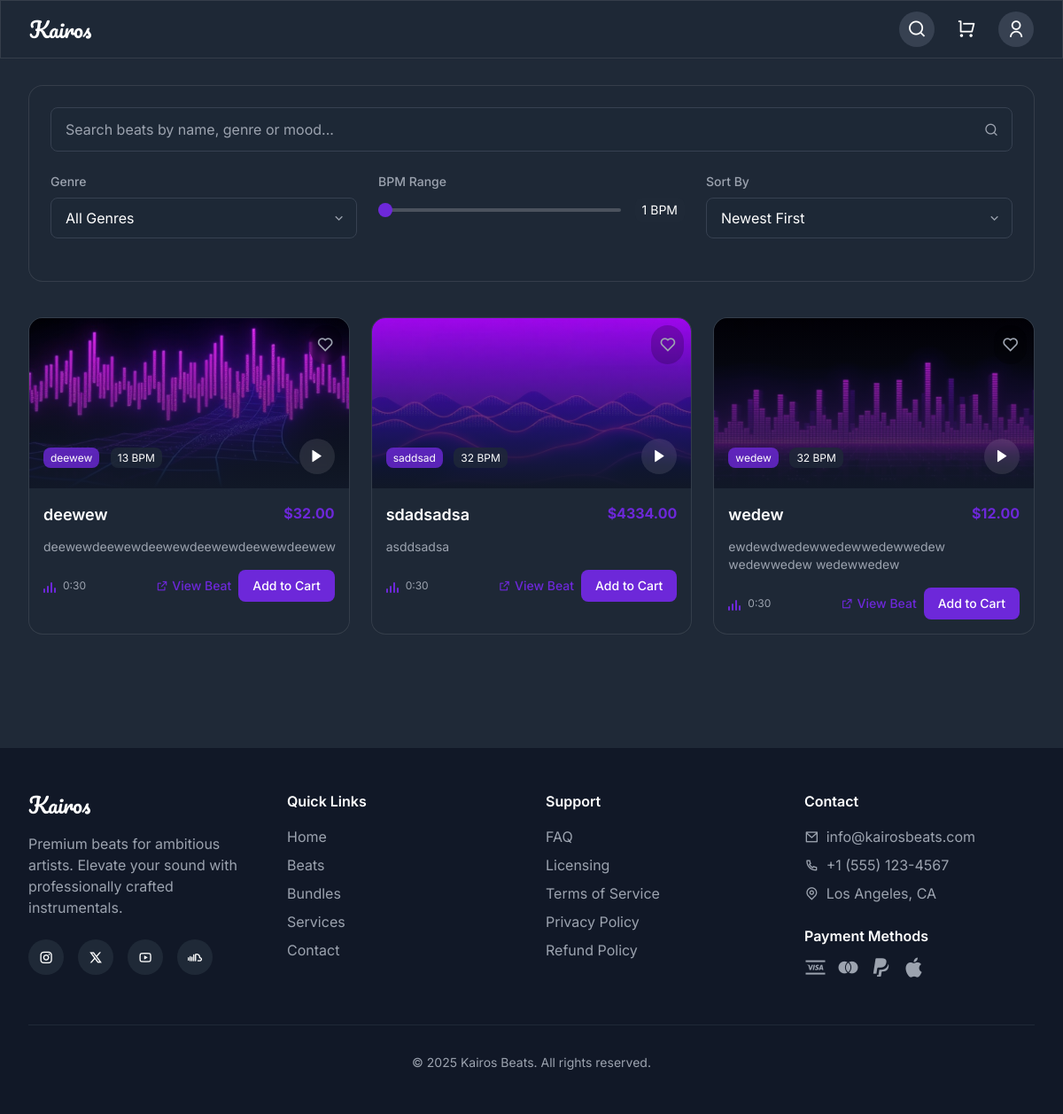
The app's page /beats/ with its own data.
### store/models.py (models this page shows, shortened)
class Beat(models.Model):
    title = models.CharField(max_length=200)
    description = models.TextField()
    genre = models.CharField(max_length=100)
    bpm = models.IntegerField()
    price = models.DecimalField(max_digits=10, decimal_places=2)
    image = models.ImageField(upload_to='beats/images/', null=True, blank=True)
    sample_audio = models.FileField(upload_to='beats/samples/', help_text='30-second sample preview')
    full_audio = models.FileField(upload_to='beats/full/', help_text='Full track for purchase')
    is_featured = models.BooleanField(default=False)
    is_new_release = models.BooleanField(default=False)
    is_active = models.BooleanField(default=True)
    created_at = models.DateTimeField(auto_now_add=True)
    updated_at = models.DateTimeField(auto_now=True)
    _user = None
    class Meta:
        ordering = ['-created_at']
    def get_image_url(self):
        if self.image:
            return self.image.url
        return '/static/images/default-beat.jpg'
    def get_sample_url(self):
        if self.sample_audio:
            return self.sample_audio.url
        return None
    @property
    def is_purchased(self):
        if not self._user or not self._user.is_authenticated:
            return False
        return OrderItem.objects.filter(
            order__user=self._user,
            beat=self,
            order__status='completed'
        ).exists()
    @property
    def is_favorite(self):
        if not self._user or not self._user.is_authenticated:
            return False
        return Favorite.objects.filter(
            user=self._user,
            beat=self
        ).exists()

### store/views.py (the view)
# urls.py: path('beats/', views.beats, name='beats'),
def beats(request):
    search_query = request.GET.get('search', '')
    genre = request.GET.get('genre', '')
    bpm_min = request.GET.get('bpm_min', '')
    bpm_max = request.GET.get('bpm_max', '')
    sort_by = request.GET.get('sort', '-created_at')
    beats = Beat.objects.filter(is_active=True)
    if search_query:
        beats = beats.filter(
            Q(title__icontains=search_query) |
            Q(genre__icontains=search_query) |
            Q(description__icontains=search_query)
        )
    if genre:
        beats = beats.filter(genre=genre)
    if bpm_min:
        beats = beats.filter(bpm__gte=bpm_min)
    if bpm_max:
        beats = beats.filter(bpm__lte=bpm_max)
    if sort_by == 'price_asc':
        beats = beats.order_by('price')
    elif sort_by == 'price_desc':
        beats = beats.order_by('-price')
    elif sort_by == 'bpm_asc':
        beats = beats.order_by('bpm')
    elif sort_by == 'bpm_desc':
        beats = beats.order_by('-bpm')
    else:  # Default to newest first
        beats = beats.order_by('-created_at')
    genres = Beat.objects.filter(is_active=True).values_list('genre', flat=True).distinct()
    bundles = Bundle.objects.filter(
        is_active=True,
        image__isnull=False
    ).order_by('-created_at')
    context = {
        'beats': beats,
        'genres': genres,
        'search_query': search_query,
        'selected_genre': genre,
        'bpm_min': bpm_min,
        'bpm_max': bpm_max,
        'sort_by': sort_by,
        'bundles': bundles,
    }
    return render(request, 'beats.html', context)

### templates/beats.html (shortened to what this page needs)
{% extends 'base.html' %}
{% load static %}
{% block content %}
<main class="pt-24 pb-32">
  <section class="max-w-7xl mx-auto px-4 sm:px-6 lg:px-8 mb-10">
    <div class="glass rounded-lg p-6">
      <form action="{% url 'store:beats' %}" method="get" class="mb-6">
        <div class="relative">
          <input
            type="text"
            name="search"
            placeholder="Search beats by name, genre or mood..."
            class="w-full bg-gray-800/50 border border-gray-700 text-white px-4 py-3 pr-10 rounded focus:outline-none focus:ring-2 focus:ring-primary focus:border-transparent"
            value="{{ search_query }}"
          >
          <button type="submit" class="absolute right-3 top-1/2 transform -translate-y-1/2 w-6 h-6 flex items-center justify-center">
            <i class="ri-search-line text-gray-400"></i>
          </button>
        </div>
      </form>
      <div class="grid grid-cols-1 md:grid-cols-3 gap-6">
        <div>
          <label class="block text-sm font-medium text-gray-400 mb-2">Genre</label>
          <div class="relative">
            <select
              id="genreSelect"
              class="w-full bg-gray-800/50 border border-gray-700 text-white px-4 py-2.5 rounded appearance-none focus:outline-none focus:ring-2 focus:ring-primary"
            >
              <option value="">All Genres</option>
            </select>
            <div class="absolute right-3 top-1/2 transform -translate-y-1/2 pointer-events-none">
              <i class="ri-arrow-down-s-line text-gray-400"></i>
            </div>
          </div>
        </div>
        <div>
          <label class="block text-sm font-medium text-gray-400 mb-2">BPM Range</label>
          <div class="flex items-center gap-4">
            <input
              type="range"
              id="bpmRange"
              min="1"
              max="200"
              value="{{ bpm_min|default:'1' }}"
              class="bpm-range flex-grow"
            >
            <span id="bpmValue" class="text-white bg-gray-800 px-2 py-1 rounded text-sm">{{ bpm_min|default:'1' }} BPM</span>
          </div>
        </div>
        <div>
          <label class="block text-sm font-medium text-gray-400 mb-2">Sort By</label>
          <div class="relative">
            <select
              id="sortSelect"
              class="w-full bg-gray-800/50 border border-gray-700 text-white px-4 py-2.5 rounded appearance-none focus:outline-none focus:ring-2 focus:ring-primary"
            >
              <option value="-created_at" {% if sort_by == '-created_at' %}selected{% endif %}>Newest First</option>
            </select>
            <div class="absolute right-3 top-1/2 transform -translate-y-1/2 pointer-events-none">
              <i class="ri-arrow-down-s-line text-gray-400"></i>
            </div>
          </div>
        </div>
      </div>
    </div>
  </section>
  <section class="max-w-7xl mx-auto px-4 sm:px-6 lg:px-8">
    <div id="beatsGrid" class="grid grid-cols-1 md:grid-cols-2 lg:grid-cols-3 gap-6">
      {% for beat in beats %}
        {% include 'components/beat_card.html' with beat=beat %}
      {% endfor %}
    </div>
  </section>
</main>
{% endblock %}

### templates/components/beat_card.html
{% load static %}
<div class="glass-card rounded-lg overflow-hidden" data-beat-id="{{ beat.id }}">
  <div class="relative h-48 bg-gray-800">
    <a href="{% url 'store:beat_detail' beat.id %}" class="block w-full h-full">
      <img src="{{ beat.get_image_url }}" alt="{{ beat.title }}" class="w-full h-full object-cover" />
    </a>
    <div class="absolute inset-0 bg-gradient-to-t from-gray-900 to-transparent"></div>
    <button class="favorite-button absolute top-2 right-2 text-gray-400 hover:text-primary transition-colors bg-black/20 p-2 rounded-full backdrop-blur-sm" data-beat-id="{{ beat.id }}">
      <i class="ri-heart-{% if beat.is_favorite %}fill text-primary{% else %}line{% endif %} text-xl"></i>
    </button>
    <div class="absolute bottom-4 left-4 right-4 flex justify-between items-center">
      <div>
        <span class="bg-primary/80 text-white text-xs px-2 py-1 rounded">{{ beat.genre }}</span>
        <span class="bg-gray-800/80 text-white text-xs px-2 py-1 rounded ml-2">{{ beat.bpm }} BPM</span>
      </div>
      <button class="play-button w-10 h-10 bg-white/10 rounded-full flex items-center justify-center backdrop-blur-sm hover:bg-white/20 transition-colors"
              data-sample-url="{{ beat.get_sample_url }}"
              onclick="playSample({{ beat.id }}, '{{ beat.get_sample_url }}', '{{ beat.title }}', '{{ beat.genre }}', {{ beat.bpm }}, '{{ beat.get_image_url }}')">
        <i class="ri-play-fill text-white ri-lg"></i>
      </button>
    </div>
  </div>
  <div class="p-4">
    <div class="flex justify-between items-start mb-3">
      <a href="{% url 'store:beat_detail' beat.id %}" class="text-lg font-semibold text-white hover:text-primary transition-colors">{{ beat.title }}</a>
      <span class="text-primary font-bold">${{ beat.price }}</span>
    </div>
    <p class="text-gray-400 text-sm mb-4">{{ beat.description }}</p>
    <div class="flex justify-between items-center">
      <div class="flex items-center gap-2">
        <div class="equalizer">
          <span style="height: 5px"></span>
          <span style="height: 8px"></span>
          <span style="height: 12px"></span>
          <span style="height: 6px"></span>
        </div>
        <span class="text-xs text-gray-400">0:30</span>
      </div>
      <div class="flex items-center gap-2">
        <a href="{% url 'store:beat_detail' beat.id %}" class="text-primary hover:text-primary/80 text-sm font-medium transition-colors flex items-center gap-1">
          <i class="ri-external-link-line"></i>
          View Beat
        </a>
        {% if beat.is_purchased %}
          <button
            onclick="handleDownload({{ beat.id }}, '{{ beat.title }}')"
            class="bg-green-500/10 hover:bg-green-500/20 text-green-400 px-4 py-2 rounded-button text-sm font-medium transition-colors whitespace-nowrap flex items-center gap-2"
          >
            <i class="ri-download-line"></i>
            Download
          </button>
        {% else %}
          <button
            onclick="handleAddToCart({{ beat.id }}, '{{ beat.title }}')"
            class="bg-primary hover:bg-primary/90 text-white px-4 py-2 rounded-button text-sm font-medium transition-colors whitespace-nowrap"
          >
            Add to Cart
          </button>
        {% endif %}
      </div>
    </div>
  </div>
</div>

### records on screen
Beat: get_image_url (picture), genre "deewew", bpm "13", title "deewew", price "32.00", description "deewewdeewewdeewewdeewewdeewewdeewew"
Beat: get_image_url (picture), genre "saddsad", bpm "32", title "sdadsadsa", price "4334.00", description "asddsadsa"
Beat: get_image_url (picture), genre "wedew", bpm "32", title "wedew", price "12.00", description "ewdewdwedewwedewwedewwedew wedewwedew wedewwedew"

### other values on screen
{{ bpm_min|default:'1' }} "1"
